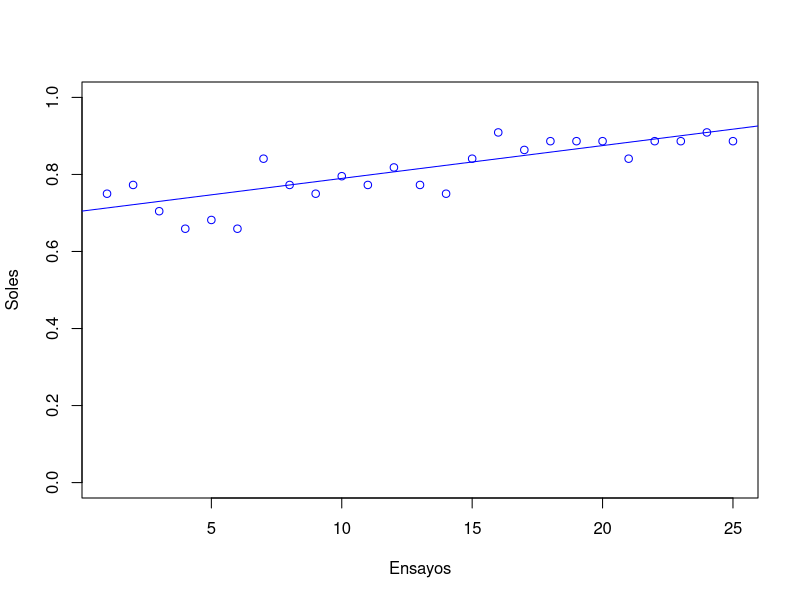
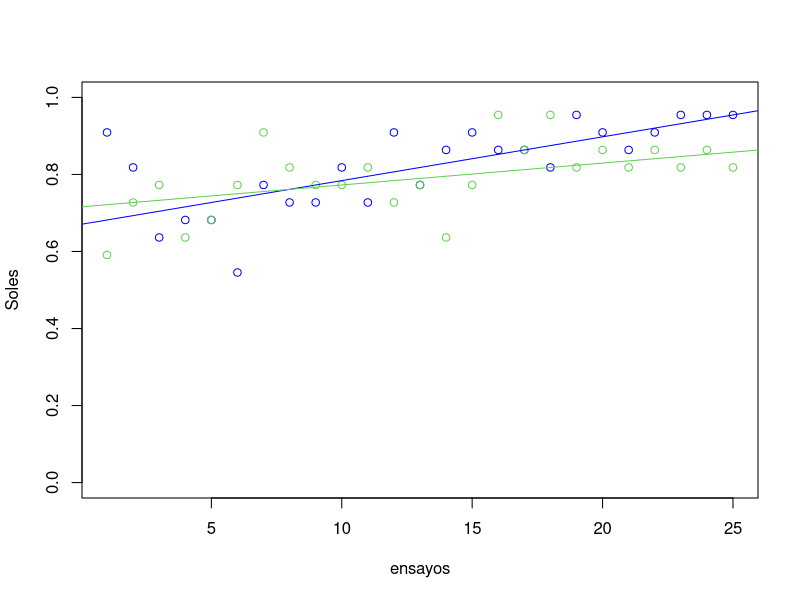
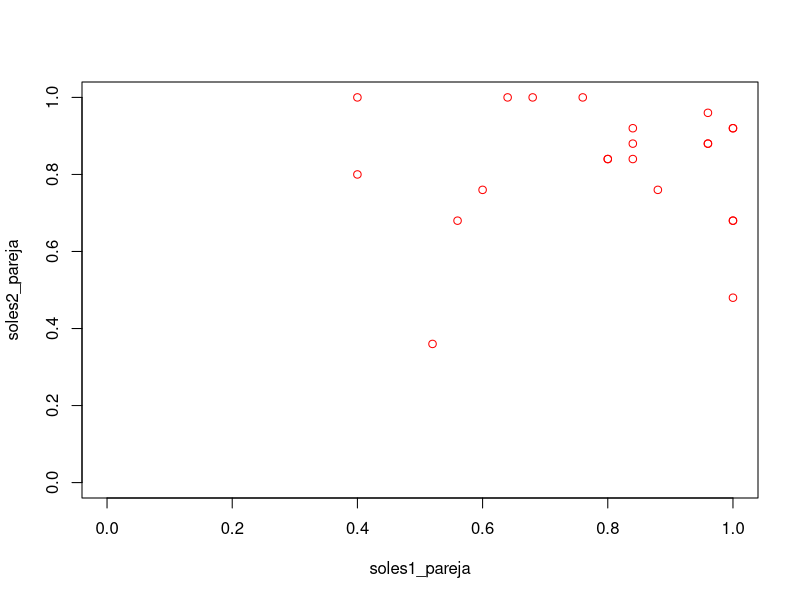
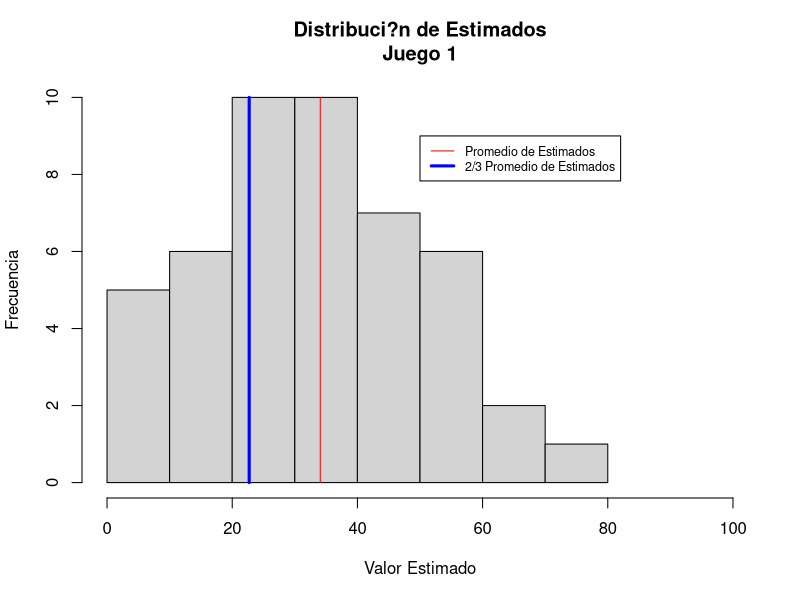
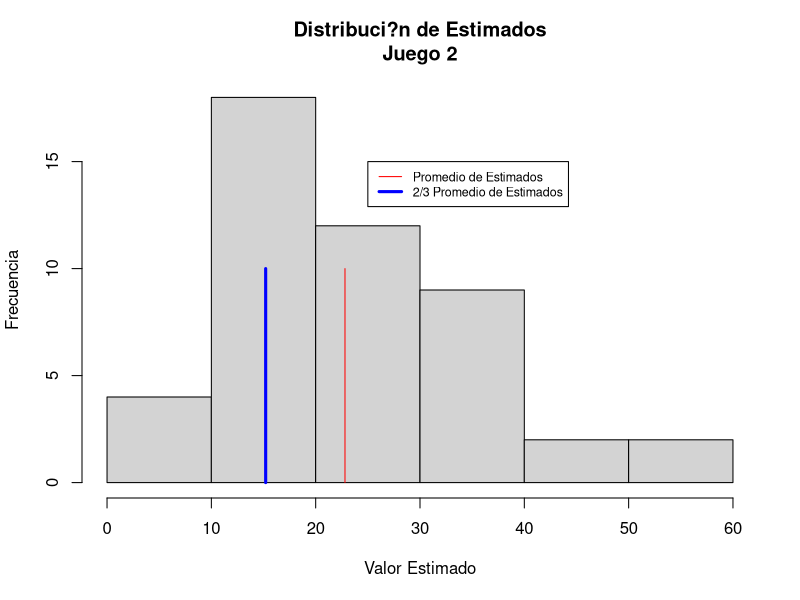
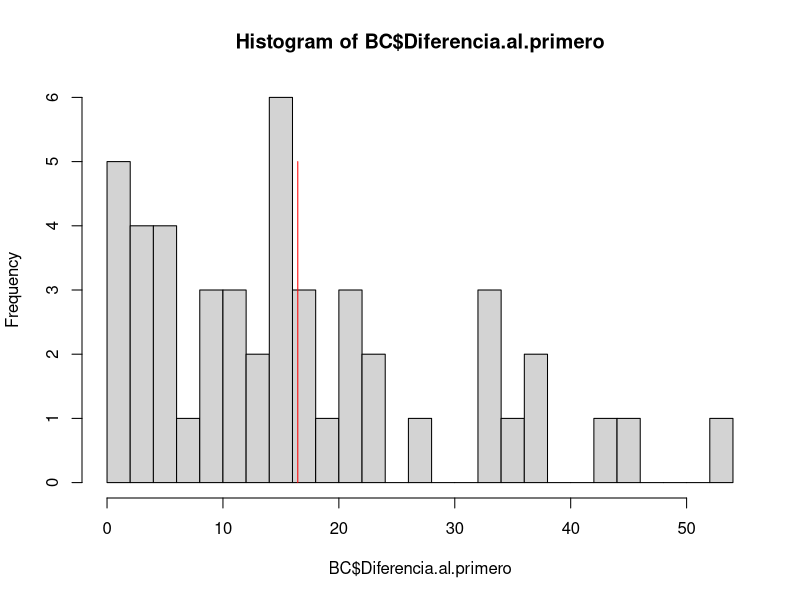

Write the R code that produced these figures, in order.
## ---- chunk 1
knitr::opts_chunk$set(echo = FALSE)
## ---- chunk 2
E1 <- read.csv("data/EJERCICIO1.csv")
e1=E1[,-1] # quitamos los indicadores de ensayo
head(e1[,1:2])
#dim(e1) # tenemos 25 ensayos y 44/2 = 22 parejas
soles= rowSums(e1)/length(e1[1,]) # proporción de soles en cada ensayo
## ---- chunk 3
plot(soles,ylim=c(0,1), ylab= "Soles", xlab="Ensayos", col="blue")
adjline <- line(1:25,soles)
abline(adjline, col="blue")
## ---- chunk 4
# separate groups by type
soles2= rowSums(e1[,(1:44 %% 2 ==0)])/length(e1[,(1:44 %% 2 ==0)])
soles1= rowSums(e1[,(1:44 %% 2 ==1)])/length(e1[,(1:44 %% 2 ==1)])
#dim(e1[,(1:44 %% 2 ==0)])

plot(soles1, ylim=c(0,1), col="blue", ylab= "Soles", xlab="ensayos")
points(soles2, ylim=c(0,1),col= 3)
abline(line(1:25, soles1), col="blue")
abline(line(1:25, soles2), col=3)
## ---- chunk 5
soles1_pareja <- colMeans(e1[,(1:44 %% 2 ==0)])
soles2_pareja <- colMeans(e1[,(1:44 %% 2 ==1)])

plot(soles1_pareja,soles2_pareja,ylim=c(0,1),xlim=c(0,1), col="red")
## ---- chunk 6
###	Beauty Contest
###	ACA I, mayo 2013

BC=read.csv("data/Beauty_contest.csv",
            colClasses=c("character","numeric","numeric","numeric","numeric",
                         "character","numeric","character"))

##	JUEGO 1

#	Promedio de Estimados del Grupo
mean(BC$Primero)
#	2/3 Promedio de Estimados
mean(BC$Primero)*2/3

#	Ganador Juego 1:
BC$nombre[which(BC$Diferencia.al.primero==min(BC$Diferencia.al.primero))]

x11()
hist(BC$Primero,breaks=7,
     main="Distribuci?n de Estimados\nJuego 1",
     xlab="Valor Estimado",ylab="Frecuencia",
     xlim=c(0,100),ylim=c(0,10))
lines(c(mean(BC$Primero),mean(BC$Primero)),c(0,10),col="red",lwd=1)
lines(c(mean(BC$Primero)*2/3,mean(BC$Primero)*2/3),c(0,10),col="blue",lwd=3)
legend(50,9,
       legend=c("Promedio de Estimados","2/3 Promedio de Estimados"),
       lty=c("solid","solid"),
       lwd=c(1,3),
       col=c("red","blue"),
       cex=0.75)
## ---- chunk 7
##	JUEGO 2

#	Promedio de Estimados del Grupo
mean(BC$Segundo)
#	2/3 Promedio de Estimados
mean(BC$Segundo)*2/3

#	Ganador Juego 2:
BC$nombre[which(BC$Diferencia.al.segundo==min(BC$Diferencia.al.segundo))]

x11()
hist(BC$Segundo,breaks=7,
     main="Distribuci?n de Estimados\nJuego 2",
     xlab="Valor Estimado",ylab="Frecuencia")
lines(c(mean(BC$Segundo),mean(BC$Segundo)),c(0,10),col="red",lwd=1)
lines(c(mean(BC$Segundo)*2/3,mean(BC$Segundo)*2/3),c(0,10),col="blue",lwd=3)
legend(25,15,
       legend=c("Promedio de Estimados","2/3 Promedio de Estimados"),
       lty=c("solid","solid"),
       lwd=c(1,3),
       col=c("red","blue"),
       cex=0.75)

hist(BC$Diferencia.al.primero,breaks=20)
lines(c(mean(BC$Diferencia.al.primero),mean(BC$Diferencia.al.primero)),c(0,5),col="red")

